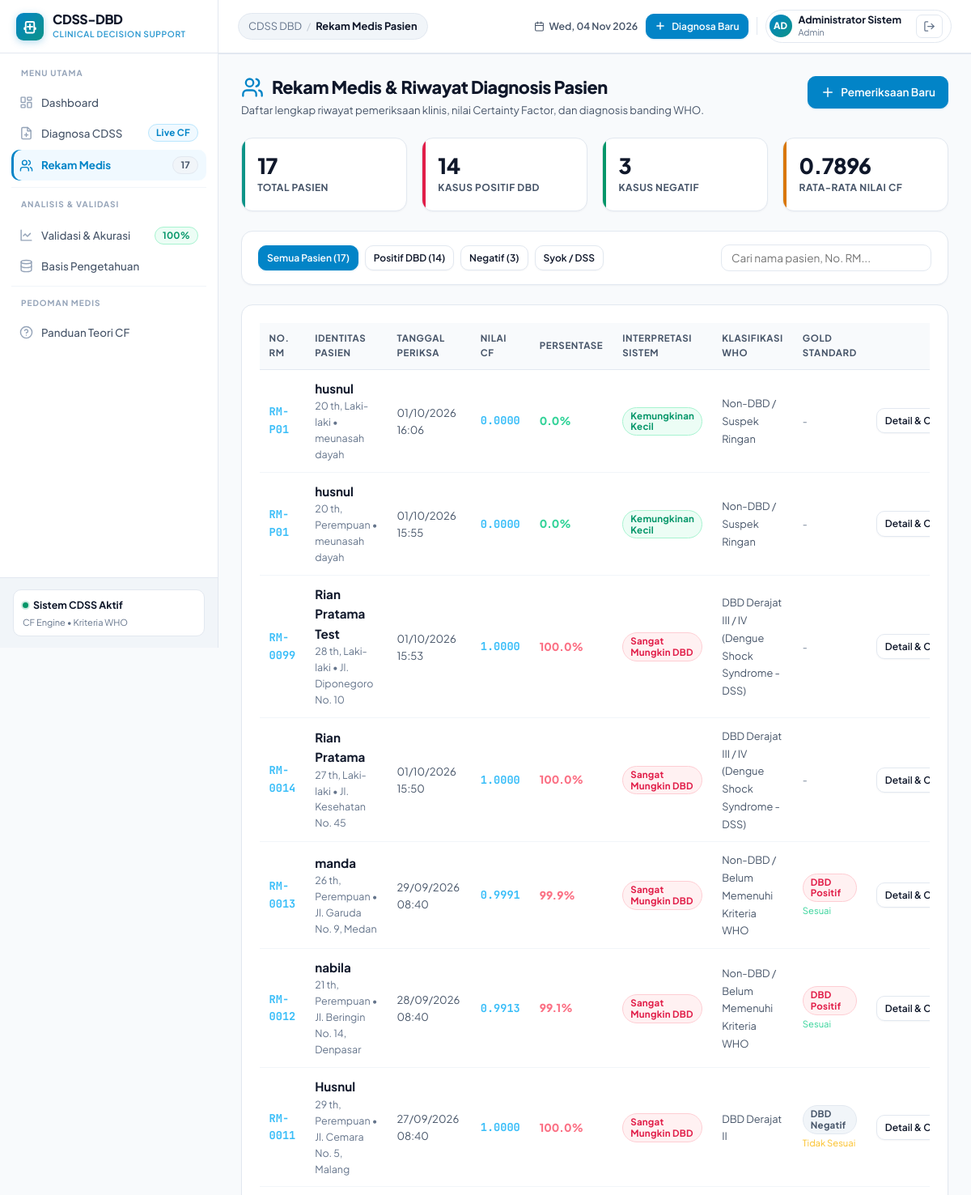
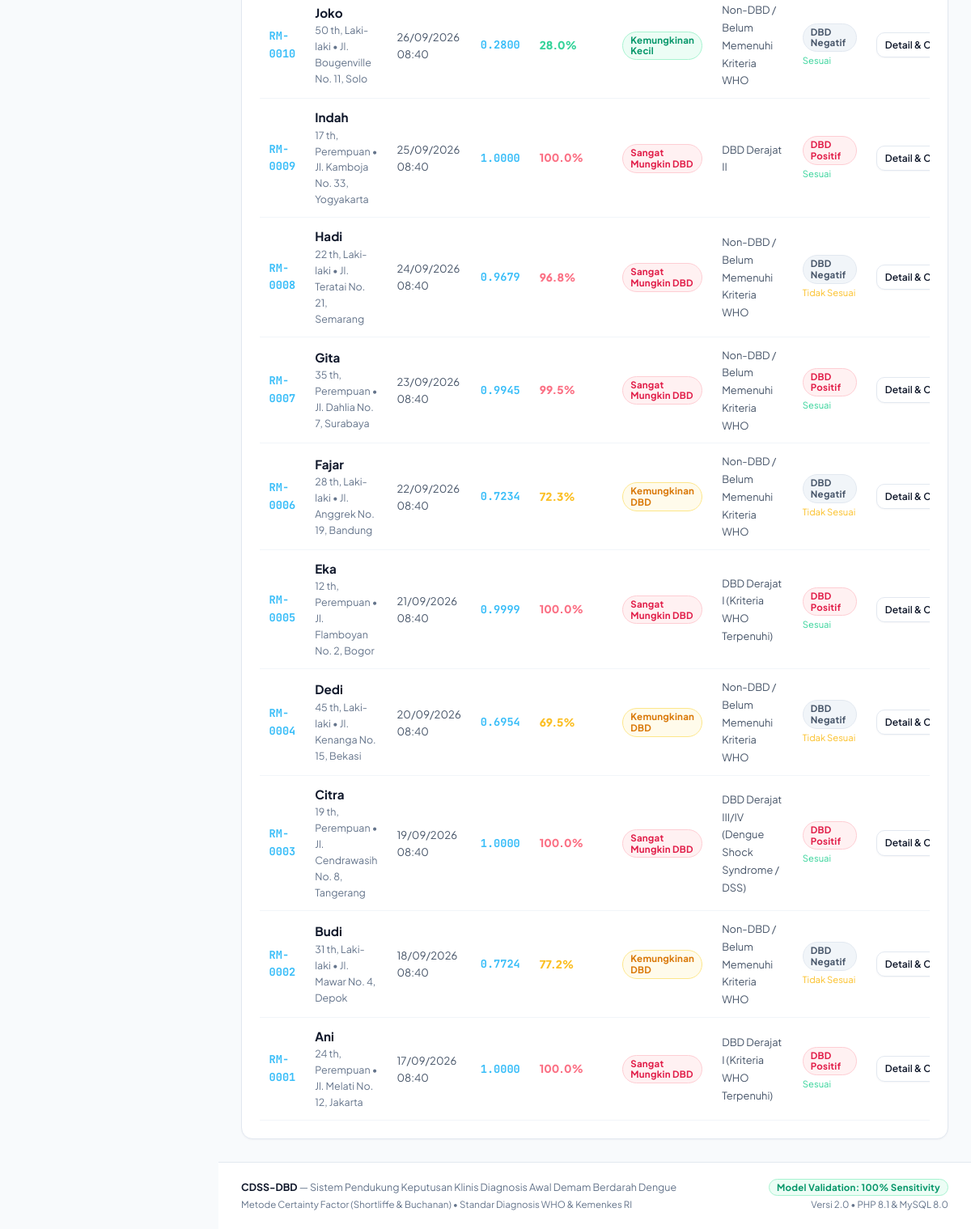
The app's page /pasien.php (signed in) with its own data (2 pictures, top to bottom).
### tables this page shows
CREATE TABLE `hasil_diagnosis` (
  `id_hasil` int NOT NULL AUTO_INCREMENT,
  `id_pasien` int NOT NULL,
  `nilai_cf_akhir` decimal(8,6) NOT NULL,
  `persentase` decimal(5,2) NOT NULL,
  `interpretasi` varchar(100) NOT NULL,
  `derajat_dbd` varchar(150) DEFAULT NULL,
  `rekomendasi` text NOT NULL,
  `rules_terpenuhi` text,
  `prediksi_sistem` varchar(50) NOT NULL,
  `kesesuaian` varchar(50) DEFAULT NULL,
  `detail_perhitungan` longtext,
  `created_at` datetime DEFAULT CURRENT_TIMESTAMP,
  PRIMARY KEY (`id_hasil`),
  KEY `id_pasien` (`id_pasien`)
);

CREATE TABLE `pasien` (
  `id_pasien` int NOT NULL AUTO_INCREMENT,
  `no_rm` varchar(30) DEFAULT NULL,
  `nama` varchar(100) NOT NULL,
  `umur` int DEFAULT NULL,
  `jenis_kelamin` enum('L','P') DEFAULT NULL,
  `alamat` text,
  `gold_standard` enum('DBD Positif','DBD Negatif','Belum Terdiagnosis') DEFAULT 'Belum Terdiagnosis',
  `tanggal_periksa` datetime DEFAULT CURRENT_TIMESTAMP,
  PRIMARY KEY (`id_pasien`)
);

### pasien.php (the view, shortened to what this page needs)
<?php
require_once __DIR__ . '/includes/header.php';
$filter = $_GET['filter'] ?? 'all';
$sql = "
    SELECT p.*, h.id_hasil, h.nilai_cf_akhir, h.persentase, h.interpretasi, h.derajat_dbd, h.prediksi_sistem, h.kesesuaian, h.created_at as tgl_diagnosa
    FROM pasien p
    LEFT JOIN (
        SELECT h1.* FROM hasil_diagnosis h1
        INNER JOIN (
            SELECT id_pasien, MAX(id_hasil) as max_id FROM hasil_diagnosis GROUP BY id_pasien
        ) h2 ON h1.id_hasil = h2.max_id
    ) h ON p.id_pasien = h.id_pasien
";
$sql .= " ORDER BY p.id_pasien DESC";
$pasienList = $pdo->query($sql)->fetchAll();
$totalAll = $pdo->query("SELECT COUNT(*) FROM pasien")->fetchColumn();
$totalPos = $pdo->query("SELECT COUNT(*) FROM hasil_diagnosis WHERE prediksi_sistem = 'DBD Positif'")->fetchColumn();
$totalNeg = $pdo->query("SELECT COUNT(*) FROM hasil_diagnosis WHERE prediksi_sistem = 'DBD Negatif'")->fetchColumn();
$avgCF = $pdo->query("SELECT AVG(nilai_cf_akhir) FROM hasil_diagnosis")->fetchColumn() ?: 0.0;
?>
<div class="container">
    <div class="page-header">
        <div>
            <div class="page-title">
                Rekam Medis & Riwayat Diagnosis Pasien
            </div>
            <div class="page-subtitle">
                Daftar lengkap riwayat pemeriksaan klinis, nilai Certainty Factor, dan diagnosis banding WHO.
            </div>
        </div>
        <div>
            <a href="<?= BASE_URL ?>/diagnosa.php" class="btn btn-primary">
                <svg xmlns="http://www.w3.org/2000/svg" width="18" height="18" viewBox="0 0 24 24" fill="none" stroke="currentColor" stroke-width="2" stroke-linecap="round" stroke-linejoin="round"><line x1="12" y1="5" x2="12" y2="19"></line><line x1="5" y1="12" x2="19" y2="12"></line></svg>
                Pemeriksaan Baru
            </a>
        </div>
    </div>
    <div class="stats-grid" style="grid-template-columns: repeat(auto-fit, minmax(200px, 1fr));">
        <div class="stat-card teal">
            <div>
                <div class="stat-value"><?= $totalAll ?></div>
                <div class="stat-label">Total Pasien</div>
            </div>
        </div>
        <div class="stat-card rose">
            <div>
                <div class="stat-value"><?= $totalPos ?></div>
                <div class="stat-label">Kasus Positif DBD</div>
            </div>
        </div>
        <div class="stat-card emerald">
            <div>
                <div class="stat-value"><?= $totalNeg ?></div>
                <div class="stat-label">Kasus Negatif</div>
            </div>
        </div>
        <div class="stat-card amber">
            <div>
                <div class="stat-value"><?= number_format($avgCF, 4) ?></div>
                <div class="stat-label">Rata-rata Nilai CF</div>
            </div>
        </div>
    </div>
    <div class="card" style="margin-bottom: 1.5rem; padding: 1rem 1.25rem;">
        <div style="display: flex; align-items: center; justify-content: space-between; flex-wrap: wrap; gap: 12px;">
            <div style="display: flex; gap: 8px; flex-wrap: wrap;">
                <a href="<?= BASE_URL ?>/pasien.php?filter=all" class="btn btn-sm <?= $filter === 'all' ? 'btn-primary' : 'btn-secondary' ?>">Semua Pasien (<?= $totalAll ?>)</a>
                <a href="<?= BASE_URL ?>/pasien.php?filter=positif" class="btn btn-sm <?= $filter === 'positif' ? 'btn-primary' : 'btn-secondary' ?>">Positif DBD (<?= $totalPos ?>)</a>
                <a href="<?= BASE_URL ?>/pasien.php?filter=negatif" class="btn btn-sm <?= $filter === 'negatif' ? 'btn-primary' : 'btn-secondary' ?>">Negatif (<?= $totalNeg ?>)</a>
                <a href="<?= BASE_URL ?>/pasien.php?filter=syok" class="btn btn-sm <?= $filter === 'syok' ? 'btn-danger' : 'btn-secondary' ?>">Syok / DSS</a>
            </div>
            <div style="min-width: 260px;">
                <input type="text" id="tableSearchInput" class="form-control" placeholder="Cari nama pasien, No. RM..." style="padding: 7px 12px; font-size: 0.85rem;">
            </div>
        </div>
    </div>
    <div class="card">
        <div class="table-responsive">
            <table class="table filterable-table">
                <thead>
                    <tr>
                        <th>No. RM</th>
                        <th>Identitas Pasien</th>
                        <th>Tanggal Periksa</th>
                        <th>Nilai CF</th>
                        <th>Persentase</th>
                        <th>Interpretasi Sistem</th>
                        <th>Klasifikasi WHO</th>
                        <th>Gold Standard</th>
                        <th style="text-align: right;">Aksi</th>
                    </tr>
                </thead>
                <tbody>
                    <?php if (empty($pasienList)): ?>
                        <tr>
                            <td colspan="9" style="text-align: center; color: var(--text-muted); padding: 2rem;">
                                Tidak ada data pasien yang sesuai dengan filter.
                            </td>
                        </tr>
                    <?php else: ?>
                        <?php foreach ($pasienList as $p): ?>
                            <tr>
                                <td style="font-family: var(--font-mono); font-weight: 700; color: #38bdf8;">
                                    <?= htmlspecialchars($p['no_rm'] ?: 'RM-' . str_pad($p['id_pasien'], 4, '0', STR_PAD_LEFT)) ?>
                                </td>
                                <td>
                                    <div style="font-weight: 700; color: var(--text-white); font-size: 0.95rem;">
                                        <?= htmlspecialchars($p['nama']) ?>
                                    </div>
                                    <div style="font-size: 0.78rem; color: var(--text-muted);">
                                        <?= $p['umur'] ? $p['umur'] . ' th' : '-' ?>, <?= $p['jenis_kelamin'] == 'L' ? 'Laki-laki' : 'Perempuan' ?>
                                        <?php if (!empty($p['alamat'])): ?>
                                            • <?= htmlspecialchars($p['alamat']) ?>
                                        <?php endif; ?>
                                    </div>
                                </td>
                                <td style="font-size: 0.82rem; color: var(--text-secondary);">
                                    <?= $p['tgl_diagnosa'] ? date('d/m/Y H:i', strtotime($p['tgl_diagnosa'])) : date('d/m/Y', strtotime($p['tanggal_periksa'])) ?>
                                </td>
                                <td>
                                    <?php if ($p['nilai_cf_akhir'] !== null): ?>
                                        <span style="font-family: var(--font-mono); font-weight: 700; color: #38bdf8;">
                                            <?= number_format($p['nilai_cf_akhir'], 4) ?>
                                        </span>
                                    <?php else: ?>
                                        <span style="color: var(--text-muted);">-</span>
                                    <?php endif; ?>
                                </td>
                                <td>
                                    <?php if ($p['persentase'] !== null): ?>
                                        <span style="font-weight: 800; color: <?= $p['nilai_cf_akhir'] >= 0.8 ? '#fb7185' : ($p['nilai_cf_akhir'] >= 0.6 ? '#fbbf24' : '#34d399') ?>;">
                                            <?= number_format($p['persentase'], 1) ?>%
                                        </span>
                                    <?php else: ?>
                                        <span style="color: var(--text-muted);">-</span>
                                    <?php endif; ?>
                                </td>
                                <td>
                                    <?php if ($p['nilai_cf_akhir'] !== null): ?>
                                        <?php if ($p['nilai_cf_akhir'] >= 0.80): ?>
                                            <span class="badge badge-danger">Sangat Mungkin DBD</span>
                                        <?php elseif ($p['nilai_cf_akhir'] >= 0.60): ?>
                                            <span class="badge badge-warning">Kemungkinan DBD</span>
                                        <?php elseif ($p['nilai_cf_akhir'] >= 0.40): ?>
                                            <span class="badge badge-primary">Dicurigai DBD</span>
                                        <?php else: ?>
                                            <span class="badge badge-success">Kemungkinan Kecil</span>
                                        <?php endif; ?>
                                    <?php else: ?>
                                        <span class="badge badge-secondary">Belum Diperiksa</span>
                                    <?php endif; ?>
                                </td>
                                <td>
                                    <span style="font-size: 0.8rem; color: var(--text-secondary);">
                                        <?= htmlspecialchars($p['derajat_dbd'] ?? '-') ?>
                                    </span>
                                </td>
                                <td>
                                    <?php if (!empty($p['gold_standard']) && $p['gold_standard'] !== 'Belum Terdiagnosis'): ?>
                                        <span class="badge <?= $p['gold_standard'] === 'DBD Positif' ? 'badge-danger' : 'badge-secondary' ?>" style="font-size: 0.72rem;">
                                            <?= htmlspecialchars($p['gold_standard']) ?>
                                        </span>
                                        <?php if (!empty($p['kesesuaian'])): ?>
                                            <div style="font-size: 0.7rem; color: <?= $p['kesesuaian'] === 'Sesuai' ? '#34d399' : '#fbbf24' ?>; margin-top: 2px;">
                                                <?= $p['kesesuaian'] ?>
                                            </div>
                                        <?php endif; ?>
                                    <?php else: ?>
                                        <span style="color: var(--text-muted); font-size: 0.75rem;">-</span>
                                    <?php endif; ?>
                                </td>
                                <td style="text-align: right; white-space: nowrap;">
                                    <?php if ($p['id_hasil']): ?>
                                        <a href="<?= BASE_URL ?>/hasil.php?id=<?= $p['id_hasil'] ?>" class="btn btn-secondary btn-sm" title="Lihat Hasil & Rekomendasi">
                                            Detail & Cetak
                                        </a>
                                    <?php endif; ?>
                                </td>
                            </tr>
                        <?php endforeach; ?>
                    <?php endif; ?>
                </tbody>
            </table>
        </div>
    </div>
</div>
<?php require_once __DIR__ . '/includes/footer.php'; ?>

### records on screen
hasil_diagnosis: id_pasien.no_rm "RM-P01", id_pasien.nama "husnul", id_pasien.umur "20", shows "Laki-laki", id_pasien.alamat "meunasah dayah", tgl_diagnosa "01/10/2026 16:06", nilai_cf_akhir "0.0000", persentase "0.0", shows "Kemungkinan Kecil", derajat_dbd "Non-DBD / Suspek Ringan"
hasil_diagnosis: id_pasien.no_rm "RM-P01", id_pasien.nama "husnul", id_pasien.umur "20", shows "Perempuan", id_pasien.alamat "meunasah dayah", tgl_diagnosa "01/10/2026 15:55", nilai_cf_akhir "0.0000", persentase "0.0", shows "Kemungkinan Kecil", derajat_dbd "Non-DBD / Suspek Ringan"
hasil_diagnosis: id_pasien.no_rm "RM-0099", id_pasien.nama "Rian Pratama Test", id_pasien.umur "28", shows "Laki-laki", id_pasien.alamat "Jl. Diponegoro No. 10", tgl_diagnosa "01/10/2026 15:53", nilai_cf_akhir "1.0000", persentase "100.0", shows "Sangat Mungkin DBD", derajat_dbd "DBD Derajat III / IV (Dengue Shock Syndrome - DSS)"
hasil_diagnosis: id_pasien.no_rm "RM-0014", id_pasien.nama "Rian Pratama", id_pasien.umur "27", shows "Laki-laki", id_pasien.alamat "Jl. Kesehatan No. 45", tgl_diagnosa "01/10/2026 15:50", nilai_cf_akhir "1.0000", persentase "100.0", shows "Sangat Mungkin DBD", derajat_dbd "DBD Derajat III / IV (Dengue Shock Syndrome - DSS)"
hasil_diagnosis: id_pasien.no_rm "RM-0013", id_pasien.nama "manda", id_pasien.umur "26", shows "Perempuan", id_pasien.alamat "Jl. Garuda No. 9, Medan", tgl_diagnosa "29/09/2026 08:40", nilai_cf_akhir "0.9991", persentase "99.9", shows "Sangat Mungkin DBD", derajat_dbd "Non-DBD / Belum Memenuhi Kriteria WHO", id_pasien.gold_standard "DBD Positif", kesesuaian "Sesuai"
hasil_diagnosis: id_pasien.no_rm "RM-0012", id_pasien.nama "nabila", id_pasien.umur "21", shows "Perempuan", id_pasien.alamat "Jl. Beringin No. 14, Denpasar", tgl_diagnosa "28/09/2026 08:40", nilai_cf_akhir "0.9913", persentase "99.1", shows "Sangat Mungkin DBD", derajat_dbd "Non-DBD / Belum Memenuhi Kriteria WHO", id_pasien.gold_standard "DBD Positif", kesesuaian "Sesuai"
hasil_diagnosis: id_pasien.no_rm "RM-0011", id_pasien.nama "Husnul", id_pasien.umur "29", shows "Perempuan", id_pasien.alamat "Jl. Cemara No. 5, Malang", tgl_diagnosa "27/09/2026 08:40", nilai_cf_akhir "1.0000", persentase "100.0", shows "Sangat Mungkin DBD", derajat_dbd "DBD Derajat II", id_pasien.gold_standard "DBD Negatif", kesesuaian "Tidak Sesuai"
hasil_diagnosis: id_pasien.no_rm "RM-0010", id_pasien.nama "Joko", id_pasien.umur "50", shows "Laki-laki", id_pasien.alamat "Jl. Bougenville No. 11, Solo", tgl_diagnosa "26/09/2026 08:40", nilai_cf_akhir "0.2800", persentase "28.0", shows "Kemungkinan Kecil", derajat_dbd "Non-DBD / Belum Memenuhi Kriteria WHO", id_pasien.gold_standard "DBD Negatif", kesesuaian "Sesuai"
hasil_diagnosis: id_pasien.no_rm "RM-0009", id_pasien.nama "Indah", id_pasien.umur "17", shows "Perempuan", id_pasien.alamat "Jl. Kamboja No. 33, Yogyakarta", tgl_diagnosa "25/09/2026 08:40", nilai_cf_akhir "1.0000", persentase "100.0", shows "Sangat Mungkin DBD", derajat_dbd "DBD Derajat II", id_pasien.gold_standard "DBD Positif", kesesuaian "Sesuai"
hasil_diagnosis: id_pasien.no_rm "RM-0008", id_pasien.nama "Hadi", id_pasien.umur "22", shows "Laki-laki", id_pasien.alamat "Jl. Teratai No. 21, Semarang", tgl_diagnosa "24/09/2026 08:40", nilai_cf_akhir "0.9679", persentase "96.8", shows "Sangat Mungkin DBD", derajat_dbd "Non-DBD / Belum Memenuhi Kriteria WHO", id_pasien.gold_standard "DBD Negatif", kesesuaian "Tidak Sesuai"
hasil_diagnosis: id_pasien.no_rm "RM-0007", id_pasien.nama "Gita", id_pasien.umur "35", shows "Perempuan", id_pasien.alamat "Jl. Dahlia No. 7, Surabaya", tgl_diagnosa "23/09/2026 08:40", nilai_cf_akhir "0.9945", persentase "99.5", shows "Sangat Mungkin DBD", derajat_dbd "Non-DBD / Belum Memenuhi Kriteria WHO", id_pasien.gold_standard "DBD Positif", kesesuaian "Sesuai"
hasil_diagnosis: id_pasien.no_rm "RM-0006", id_pasien.nama "Fajar", id_pasien.umur "28", shows "Laki-laki", id_pasien.alamat "Jl. Anggrek No. 19, Bandung", tgl_diagnosa "22/09/2026 08:40", nilai_cf_akhir "0.7234", persentase "72.3", shows "Kemungkinan DBD", derajat_dbd "Non-DBD / Belum Memenuhi Kriteria WHO", id_pasien.gold_standard "DBD Negatif", kesesuaian "Tidak Sesuai"
hasil_diagnosis: id_pasien.no_rm "RM-0005", id_pasien.nama "Eka", id_pasien.umur "12", shows "Perempuan", id_pasien.alamat "Jl. Flamboyan No. 2, Bogor", tgl_diagnosa "21/09/2026 08:40", nilai_cf_akhir "0.9999", persentase "100.0", shows "Sangat Mungkin DBD", derajat_dbd "DBD Derajat I (Kriteria WHO Terpenuhi)", id_pasien.gold_standard "DBD Positif", kesesuaian "Sesuai"
hasil_diagnosis: id_pasien.no_rm "RM-0004", id_pasien.nama "Dedi", id_pasien.umur "45", shows "Laki-laki", id_pasien.alamat "Jl. Kenanga No. 15, Bekasi", tgl_diagnosa "20/09/2026 08:40", nilai_cf_akhir "0.6954", persentase "69.5", shows "Kemungkinan DBD", derajat_dbd "Non-DBD / Belum Memenuhi Kriteria WHO", id_pasien.gold_standard "DBD Negatif", kesesuaian "Tidak Sesuai"
hasil_diagnosis: id_pasien.no_rm "RM-0003", id_pasien.nama "Citra", id_pasien.umur "19", shows "Perempuan", id_pasien.alamat "Jl. Cendrawasih No. 8, Tangerang", tgl_diagnosa "19/09/2026 08:40", nilai_cf_akhir "1.0000", persentase "100.0", shows "Sangat Mungkin DBD", derajat_dbd "DBD Derajat III/IV (Dengue Shock Syndrome / DSS)", id_pasien.gold_standard "DBD Positif", kesesuaian "Sesuai"
hasil_diagnosis: id_pasien.no_rm "RM-0002", id_pasien.nama "Budi", id_pasien.umur "31", shows "Laki-laki", id_pasien.alamat "Jl. Mawar No. 4, Depok", tgl_diagnosa "18/09/2026 08:40", nilai_cf_akhir "0.7724", persentase "77.2", shows "Kemungkinan DBD", derajat_dbd "Non-DBD / Belum Memenuhi Kriteria WHO", id_pasien.gold_standard "DBD Negatif", kesesuaian "Tidak Sesuai"
hasil_diagnosis: id_pasien.no_rm "RM-0001", id_pasien.nama "Ani", id_pasien.umur "24", shows "Perempuan", id_pasien.alamat "Jl. Melati No. 12, Jakarta", tgl_diagnosa "17/09/2026 08:40", nilai_cf_akhir "1.0000", persentase "100.0", shows "Sangat Mungkin DBD", derajat_dbd "DBD Derajat I (Kriteria WHO Terpenuhi)", id_pasien.gold_standard "DBD Positif", kesesuaian "Sesuai"

### other values on screen
$totalPasienSidebar "17"
$currentBreadcrumb "Rekam Medis Pasien"
$authUser['initials'] "AD"
$authUser['nama_lengkap'] "Administrator Sistem"
$authUser['role'] "Admin"
$totalAll "17"
$totalPos "14"
$totalNeg "3"
$avgCF "0.7896"
